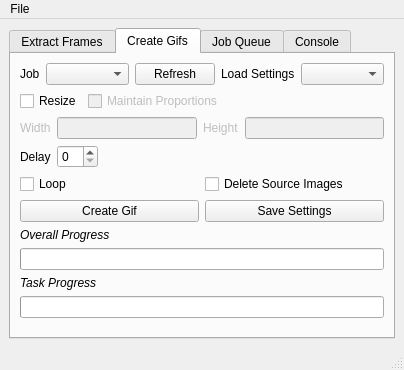
<?xml version="1.0" encoding="UTF-8"?>
<ui version="4.0">
 <class>wnd_pyjiff</class>
 <widget class="QMainWindow" name="wnd_pyjiff">
  <property name="geometry">
   <rect>
    <x>0</x>
    <y>0</y>
    <width>404</width>
    <height>370</height>
   </rect>
  </property>
  <property name="windowTitle">
   <string>PyJiff</string>
  </property>
  <widget class="QWidget" name="centralwidget">
   <layout class="QHBoxLayout" name="horizontalLayout">
    <item>
     <widget class="QTabWidget" name="tabWidget">
      <property name="currentIndex">
       <number>1</number>
      </property>
      <widget class="QWidget" name="tab_video">
       <attribute name="title">
        <string>Extract Frames</string>
       </attribute>
       <layout class="QVBoxLayout" name="verticalLayout_3">
        <item>
         <layout class="QVBoxLayout" name="verticalLayout">
          <item>
           <layout class="QHBoxLayout" name="horizontalLayout_2">
            <item>
             <widget class="QLabel" name="label_2">
              <property name="text">
               <string>FFmpeg Bin Folder</string>
              </property>
              <property name="alignment">
               <set>Qt::AlignRight|Qt::AlignTrailing|Qt::AlignVCenter</set>
              </property>
             </widget>
            </item>
            <item>
             <widget class="QLineEdit" name="line_ffmpeg"/>
            </item>
            <item>
             <widget class="QPushButton" name="btn_ffmpegbrowse">
              <property name="text">
               <string>Browse</string>
              </property>
             </widget>
            </item>
            <item>
             <widget class="QPushButton" name="btn_ffmpegsave">
              <property name="text">
               <string>Save</string>
              </property>
             </widget>
            </item>
           </layout>
          </item>
          <item>
           <layout class="QHBoxLayout" name="horizontalLayout_3">
            <item>
             <widget class="QLabel" name="label">
              <property name="text">
               <string>Video File</string>
              </property>
              <property name="alignment">
               <set>Qt::AlignRight|Qt::AlignTrailing|Qt::AlignVCenter</set>
              </property>
             </widget>
            </item>
            <item>
             <widget class="QLineEdit" name="line_videoin"/>
            </item>
            <item>
             <widget class="QPushButton" name="btn_browsevideofile">
              <property name="text">
               <string>Browse</string>
              </property>
             </widget>
            </item>
           </layout>
          </item>
          <item>
           <layout class="QHBoxLayout" name="horizontalLayout_4">
            <item>
             <widget class="QLabel" name="label_3">
              <property name="text">
               <string>Start Time</string>
              </property>
              <property name="alignment">
               <set>Qt::AlignRight|Qt::AlignTrailing|Qt::AlignVCenter</set>
              </property>
             </widget>
            </item>
            <item>
             <widget class="QTimeEdit" name="time_start">
              <property name="sizePolicy">
               <sizepolicy hsizetype="Expanding" vsizetype="Fixed">
                <horstretch>0</horstretch>
                <verstretch>0</verstretch>
               </sizepolicy>
              </property>
              <property name="minimumDateTime">
               <datetime>
                <hour>0</hour>
                <minute>5</minute>
                <second>0</second>
                <year>2000</year>
                <month>1</month>
                <day>1</day>
               </datetime>
              </property>
              <property name="currentSection">
               <enum>QDateTimeEdit::HourSection</enum>
              </property>
              <property name="displayFormat">
               <string notr="true">hh:mm:ss</string>
              </property>
             </widget>
            </item>
           </layout>
          </item>
          <item>
           <layout class="QHBoxLayout" name="horizontalLayout_5">
            <item>
             <widget class="QLabel" name="lbl_endtime">
              <property name="text">
               <string>End Time</string>
              </property>
              <property name="alignment">
               <set>Qt::AlignRight|Qt::AlignTrailing|Qt::AlignVCenter</set>
              </property>
             </widget>
            </item>
            <item>
             <spacer name="horizontalSpacer">
              <property name="orientation">
               <enum>Qt::Horizontal</enum>
              </property>
              <property name="sizeType">
               <enum>QSizePolicy::Fixed</enum>
              </property>
              <property name="sizeHint" stdset="0">
               <size>
                <width>6</width>
                <height>20</height>
               </size>
              </property>
             </spacer>
            </item>
            <item>
             <widget class="QTimeEdit" name="time_end">
              <property name="sizePolicy">
               <sizepolicy hsizetype="Expanding" vsizetype="Fixed">
                <horstretch>0</horstretch>
                <verstretch>0</verstretch>
               </sizepolicy>
              </property>
              <property name="minimumDateTime">
               <datetime>
                <hour>0</hour>
                <minute>0</minute>
                <second>5</second>
                <year>2000</year>
                <month>1</month>
                <day>1</day>
               </datetime>
              </property>
              <property name="currentSection">
               <enum>QDateTimeEdit::HourSection</enum>
              </property>
              <property name="displayFormat">
               <string>hh:mm:ss</string>
              </property>
             </widget>
            </item>
            <item>
             <widget class="QCheckBox" name="chk_vidprefdur">
              <property name="text">
               <string>Use Duration Instead Of Time</string>
              </property>
             </widget>
            </item>
           </layout>
          </item>
          <item>
           <widget class="QPushButton" name="btn_vidanalyze">
            <property name="text">
             <string>Analyze Video</string>
            </property>
           </widget>
          </item>
          <item>
           <layout class="QHBoxLayout" name="horizontalLayout_6">
            <item>
             <widget class="QLabel" name="label_5">
              <property name="text">
               <string>Subtitles</string>
              </property>
              <property name="alignment">
               <set>Qt::AlignRight|Qt::AlignTrailing|Qt::AlignVCenter</set>
              </property>
             </widget>
            </item>
            <item>
             <widget class="QComboBox" name="cmb_subs">
              <property name="sizePolicy">
               <sizepolicy hsizetype="Expanding" vsizetype="Fixed">
                <horstretch>0</horstretch>
                <verstretch>0</verstretch>
               </sizepolicy>
              </property>
             </widget>
            </item>
            <item>
             <widget class="QPushButton" name="btn_loadsubs">
              <property name="text">
               <string>Load External Subs</string>
              </property>
             </widget>
            </item>
           </layout>
          </item>
          <item>
           <layout class="QHBoxLayout" name="horizontalLayout_7">
            <item>
             <widget class="QLabel" name="label_6">
              <property name="text">
               <string>Frame Rate</string>
              </property>
              <property name="alignment">
               <set>Qt::AlignRight|Qt::AlignTrailing|Qt::AlignVCenter</set>
              </property>
             </widget>
            </item>
            <item>
             <widget class="QLineEdit" name="line_fps"/>
            </item>
            <item>
             <widget class="QComboBox" name="cmb_fps">
              <property name="sizePolicy">
               <sizepolicy hsizetype="Expanding" vsizetype="Fixed">
                <horstretch>0</horstretch>
                <verstretch>0</verstretch>
               </sizepolicy>
              </property>
              <property name="modelColumn">
               <number>0</number>
              </property>
             </widget>
            </item>
           </layout>
          </item>
          <item>
           <layout class="QHBoxLayout" name="horizontalLayout_10">
            <item>
             <widget class="QPushButton" name="btn_extract_queue">
              <property name="text">
               <string>Add To Queue</string>
              </property>
             </widget>
            </item>
            <item>
             <widget class="QPushButton" name="btn_extract_exe">
              <property name="text">
               <string>Execute</string>
              </property>
             </widget>
            </item>
           </layout>
          </item>
          <item>
           <widget class="QProgressBar" name="progbar_videoextract">
            <property name="value">
             <number>0</number>
            </property>
            <property name="textVisible">
             <bool>false</bool>
            </property>
           </widget>
          </item>
         </layout>
        </item>
        <item>
         <spacer name="verticalSpacer">
          <property name="orientation">
           <enum>Qt::Vertical</enum>
          </property>
          <property name="sizeHint" stdset="0">
           <size>
            <width>20</width>
            <height>40</height>
           </size>
          </property>
         </spacer>
        </item>
       </layout>
      </widget>
      <widget class="QWidget" name="tab_gif">
       <attribute name="title">
        <string>Create Gifs</string>
       </attribute>
       <layout class="QVBoxLayout" name="verticalLayout_5">
        <item>
         <layout class="QHBoxLayout" name="horizontalLayout_15">
          <item>
           <widget class="QLabel" name="label_8">
            <property name="text">
             <string>Job</string>
            </property>
           </widget>
          </item>
          <item>
           <widget class="QComboBox" name="cmb_job">
            <property name="sizePolicy">
             <sizepolicy hsizetype="Expanding" vsizetype="Fixed">
              <horstretch>0</horstretch>
              <verstretch>0</verstretch>
             </sizepolicy>
            </property>
           </widget>
          </item>
          <item>
           <widget class="QPushButton" name="btn_refreshjobs">
            <property name="text">
             <string>Refresh</string>
            </property>
           </widget>
          </item>
          <item>
           <widget class="QLabel" name="label_9">
            <property name="text">
             <string>Load Settings</string>
            </property>
           </widget>
          </item>
          <item>
           <widget class="QComboBox" name="cmb_loadgifsettings">
            <property name="sizePolicy">
             <sizepolicy hsizetype="Expanding" vsizetype="Fixed">
              <horstretch>0</horstretch>
              <verstretch>0</verstretch>
             </sizepolicy>
            </property>
           </widget>
          </item>
         </layout>
        </item>
        <item>
         <layout class="QVBoxLayout" name="verticalLayout_4">
          <item>
           <layout class="QHBoxLayout" name="horizontalLayout_13">
            <item>
             <widget class="QCheckBox" name="check_resize">
              <property name="text">
               <string>Resize</string>
              </property>
             </widget>
            </item>
            <item>
             <widget class="QCheckBox" name="check_resize_keepratio">
              <property name="enabled">
               <bool>false</bool>
              </property>
              <property name="inputMethodHints">
               <set>Qt::ImhNone</set>
              </property>
              <property name="text">
               <string>Maintain Proportions</string>
              </property>
             </widget>
            </item>
            <item>
             <spacer name="horizontalSpacer_2">
              <property name="orientation">
               <enum>Qt::Horizontal</enum>
              </property>
              <property name="sizeHint" stdset="0">
               <size>
                <width>40</width>
                <height>20</height>
               </size>
              </property>
             </spacer>
            </item>
           </layout>
          </item>
          <item>
           <layout class="QHBoxLayout" name="horizontalLayout_12">
            <item>
             <widget class="QLabel" name="lbl_resize_width">
              <property name="enabled">
               <bool>false</bool>
              </property>
              <property name="text">
               <string>Width</string>
              </property>
             </widget>
            </item>
            <item>
             <widget class="QLineEdit" name="line_resize_width">
              <property name="enabled">
               <bool>false</bool>
              </property>
             </widget>
            </item>
            <item>
             <widget class="QLabel" name="lbl_resize_height">
              <property name="enabled">
               <bool>false</bool>
              </property>
              <property name="text">
               <string>Height</string>
              </property>
             </widget>
            </item>
            <item>
             <widget class="QLineEdit" name="line_resize_height">
              <property name="enabled">
               <bool>false</bool>
              </property>
              <property name="acceptDrops">
               <bool>true</bool>
              </property>
              <property name="clearButtonEnabled">
               <bool>false</bool>
              </property>
             </widget>
            </item>
           </layout>
          </item>
         </layout>
        </item>
        <item>
         <layout class="QHBoxLayout" name="horizontalLayout_14">
          <item>
           <widget class="QLabel" name="label_10">
            <property name="text">
             <string>Delay</string>
            </property>
           </widget>
          </item>
          <item>
           <widget class="QSpinBox" name="spin_delay"/>
          </item>
          <item>
           <spacer name="horizontalSpacer_3">
            <property name="orientation">
             <enum>Qt::Horizontal</enum>
            </property>
            <property name="sizeHint" stdset="0">
             <size>
              <width>40</width>
              <height>20</height>
             </size>
            </property>
           </spacer>
          </item>
         </layout>
        </item>
        <item>
         <layout class="QHBoxLayout" name="horizontalLayout_17">
          <item>
           <widget class="QCheckBox" name="check_gif_loop">
            <property name="text">
             <string>Loop</string>
            </property>
           </widget>
          </item>
          <item>
           <widget class="QCheckBox" name="check_gif_deletesource">
            <property name="text">
             <string>Delete Source Images</string>
            </property>
           </widget>
          </item>
         </layout>
        </item>
        <item>
         <layout class="QHBoxLayout" name="horizontalLayout_16">
          <item>
           <widget class="QPushButton" name="btn_creategif">
            <property name="text">
             <string>Create Gif</string>
            </property>
           </widget>
          </item>
          <item>
           <widget class="QPushButton" name="btn_savegifsettings">
            <property name="text">
             <string>Save Settings</string>
            </property>
           </widget>
          </item>
         </layout>
        </item>
        <item>
         <widget class="QLabel" name="label_7">
          <property name="font">
           <font>
            <italic>true</italic>
           </font>
          </property>
          <property name="text">
           <string>Overall Progress</string>
          </property>
         </widget>
        </item>
        <item>
         <widget class="QProgressBar" name="progress_gif">
          <property name="value">
           <number>0</number>
          </property>
          <property name="textVisible">
           <bool>false</bool>
          </property>
         </widget>
        </item>
        <item>
         <widget class="QLabel" name="lbl_gif_currtask">
          <property name="font">
           <font>
            <italic>true</italic>
           </font>
          </property>
          <property name="text">
           <string>Task Progress</string>
          </property>
         </widget>
        </item>
        <item>
         <widget class="QProgressBar" name="progress_gif_sub">
          <property name="value">
           <number>0</number>
          </property>
          <property name="textVisible">
           <bool>false</bool>
          </property>
         </widget>
        </item>
        <item>
         <spacer name="verticalSpacer_2">
          <property name="orientation">
           <enum>Qt::Vertical</enum>
          </property>
          <property name="sizeHint" stdset="0">
           <size>
            <width>20</width>
            <height>91</height>
           </size>
          </property>
         </spacer>
        </item>
       </layout>
      </widget>
      <widget class="QWidget" name="tab_queue">
       <attribute name="title">
        <string>Job Queue</string>
       </attribute>
       <layout class="QHBoxLayout" name="horizontalLayout_9">
        <item>
         <layout class="QVBoxLayout" name="verticalLayout_2">
          <item>
           <widget class="QTreeWidget" name="tree_queue">
            <property name="columnCount">
             <number>2</number>
            </property>
            <attribute name="headerDefaultSectionSize">
             <number>75</number>
            </attribute>
            <column>
             <property name="text">
              <string>Property</string>
             </property>
            </column>
            <column>
             <property name="text">
              <string>Value</string>
             </property>
            </column>
           </widget>
          </item>
          <item>
           <layout class="QHBoxLayout" name="horizontalLayout_8">
            <item>
             <widget class="QPushButton" name="btn_queue_remove">
              <property name="text">
               <string>Remove From Queue</string>
              </property>
             </widget>
            </item>
            <item>
             <widget class="QPushButton" name="btn_queue_exe">
              <property name="text">
               <string>Execute Job</string>
              </property>
             </widget>
            </item>
            <item>
             <widget class="QPushButton" name="btn_queue_exeall">
              <property name="text">
               <string>Execute All Jobs</string>
              </property>
             </widget>
            </item>
           </layout>
          </item>
         </layout>
        </item>
       </layout>
      </widget>
      <widget class="QWidget" name="tab_console">
       <attribute name="title">
        <string>Console</string>
       </attribute>
       <layout class="QHBoxLayout" name="horizontalLayout_11">
        <item>
         <widget class="QTextBrowser" name="text_console"/>
        </item>
       </layout>
      </widget>
     </widget>
    </item>
   </layout>
  </widget>
  <widget class="QMenuBar" name="menubar">
   <property name="geometry">
    <rect>
     <x>0</x>
     <y>0</y>
     <width>404</width>
     <height>21</height>
    </rect>
   </property>
   <widget class="QMenu" name="menuFile">
    <property name="title">
     <string>File</string>
    </property>
    <addaction name="actionPreferences"/>
    <addaction name="separator"/>
    <addaction name="actionClose"/>
   </widget>
   <addaction name="menuFile"/>
  </widget>
  <widget class="QStatusBar" name="statusbar"/>
  <action name="actionQui_t">
   <property name="text">
    <string>Qui_t</string>
   </property>
  </action>
  <action name="actionQuit">
   <property name="text">
    <string>Quit</string>
   </property>
  </action>
  <action name="actionClose">
   <property name="text">
    <string>Close</string>
   </property>
  </action>
  <action name="actionPreferences">
   <property name="text">
    <string>Preferences</string>
   </property>
  </action>
 </widget>
 <tabstops>
  <tabstop>tabWidget</tabstop>
  <tabstop>line_ffmpeg</tabstop>
  <tabstop>btn_ffmpegbrowse</tabstop>
  <tabstop>btn_ffmpegsave</tabstop>
  <tabstop>line_videoin</tabstop>
  <tabstop>btn_browsevideofile</tabstop>
  <tabstop>time_start</tabstop>
  <tabstop>time_end</tabstop>
  <tabstop>chk_vidprefdur</tabstop>
  <tabstop>cmb_subs</tabstop>
  <tabstop>btn_loadsubs</tabstop>
 </tabstops>
 <resources/>
 <connections/>
</ui>
